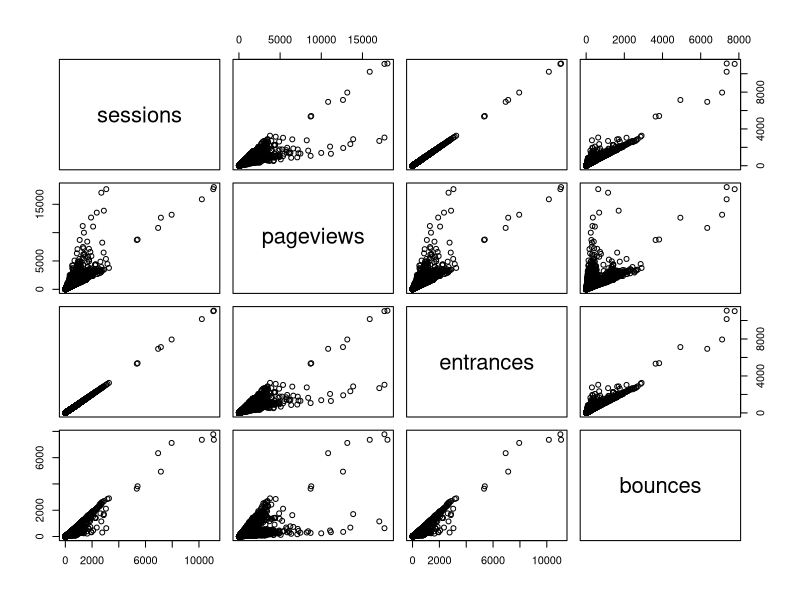

Reproduce this figure in R. (Note: this script raises an error after producing the figure.)
## ---- chunk 1
## used for kable that makes nice RMarkdown tables
library(knitr)
web_data <- read.csv("./data/gadata_example_2.csv", stringsAsFactors = FALSE)

## get rid of first colum as its just row numbers
web_data <- web_data[, -1]

kable(head(web_data))
## ---- chunk 2
web_data_metrics <- web_data[c("sessions","pageviews","entrances","bounces")]
## see correlation between all metrics
kable(cor(web_data_metrics))
## ---- chunk 3
pairs(web_data_metrics)
## ---- chunk 4
## Use tidyverse to pivot the data
library(dplyr)
library(tidyr)

## get only desktop rows, and the date, channelGrouping and sessions columns
pivoted <- web_data %>% 
  filter(deviceCategory == "desktop") %>% 
  select(date, channelGrouping, sessions) %>%
  spread(channelGrouping, sessions)

## get rid of any NA's and replace with 0
pivoted[is.na(pivoted)] <- 0

kable(head(pivoted))
## ---- chunk 5
## can't include the date as its not numeric, so remove
cor_data <- pivoted[, "date"]
## not including first column, so -1 subset
cor_table <- round(cor(cor_data),2)
kable(cor_table)

pairs(cor_data)
## ---- chunk 6
library(ggplot2)
gg <- ggplot(data = pivoted) + theme_minimal() + ggtitle("Paid (blue) vs Organic (green) search")
gg <- gg + geom_line(aes(x = as.Date(date), y = `Paid Search`), col = "blue")
gg + geom_line(aes(x = as.Date(date), y = `Organic Search`), col = "green")
## ---- chunk 7
library(ggplot2)
gg <- ggplot(data = pivoted) + theme_minimal() + ggtitle("Social (red) vs Video (orange)")
gg <- gg + geom_line(aes(x = as.Date(date), y = Social), col = "red")
gg + geom_line(aes(x = as.Date(date), y = Video), col = "orange")
## ---- chunk 8
ccf(pivoted$Social, pivoted$Video)
